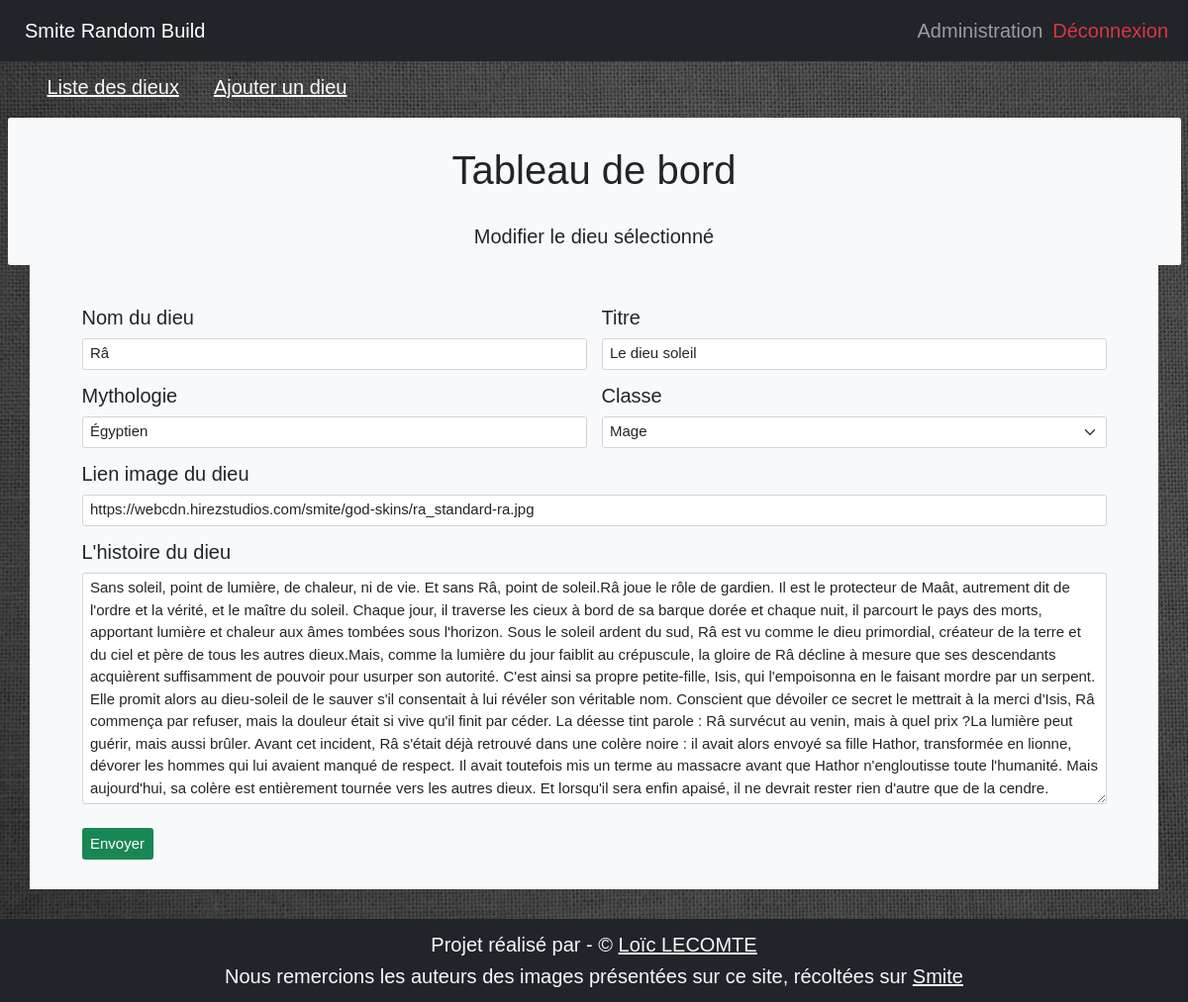
/edit.php?id=2 (signed in), run on the app's committed database.
### tables this page shows
CREATE TABLE IF NOT EXISTS `gods` (
  `id_god` int(11) NOT NULL AUTO_INCREMENT,
  `name` varchar(32) NOT NULL,
  `title` varchar(32) NOT NULL,
  `description` text NOT NULL,
  `mythologie` varchar(32) NOT NULL,
  `picture_god` varchar(256) NOT NULL,
  `id_class` int(11) NOT NULL,
  PRIMARY KEY (`id_god`),
  KEY `id_class` (`id_class`)
);

### edit.php (called while the page is built, shortened)
<?php
$theme_default = THEME_PATH . THEME_DEFAULT . '/';
$aClasses = Classe::getAll();
if (!empty($_GET['id'])) {
    $oGod = God::get(intval($_GET['id']));
    $aFormDatas = array(
        'id_god' => $oGod->getId(),
        'name' => $oGod->getName(),
        'title' => $oGod->getTitle(),
        'mythologie' => $oGod->getMythologie(),
        'id_class' => $oGod->getClass(),
        'picture_god' => $oGod->getImg(),
        'description' => $oGod->getDescription()
    );
}
include_once $theme_default . 'layout.phtml';

### Entity/God.php (called while the page is built, shortened)
<?php
class God
{
    protected $id;
    protected $name;
    protected $title;
    protected $description;
    protected $mythologie;
    protected $img;
    protected $class;
    public function hydrate(array $aData = array()): self
    {
        return $this;
    }
    public static function get(int $iId): object
    {
        $pdo = DbManager::connect();
        $query = $pdo->prepare('
            SELECT
                *
            FROM `' . self::TABLE .'`
            INNER JOIN class ON `' . self::TABLE . '`.id_class = class.id_class
            WHERE id_god = :id_god
        ');
        $query->bindValue(':id_god', $iId, \PDO::PARAM_INT);
        $query->execute();
        $aGod = $query->fetch();
        return (new God())->hydrate($aGod);
    }
    public function getName()
    {
        return $this->name;
    }
    public function setName($name)
    {
        $this->name = trim($name);
        return $this;
    }
    public function getTitle()
    {
        return $this->title;
    }
    public function setTitle($title)
    {
        $this->title = trim($title);
        return $this;
    }
    public function getDescription()
    {
        return $this->description;
    }
    public function setDescription($description)
    {
        $this->description = trim($description);
        return $this;
    }
    public function getMythologie()
    {
        return $this->mythologie;
    }
    public function setMythologie($mythologie)
    {
        $this->mythologie = trim($mythologie);
        return $this;
    }
    public function getImg()
    {
        return $this->img;
    }
    public function setImg($img)
    {
        $this->img = trim($img);
        return $this;
    }
    public function getClass()
    {
        return $this->class;
    }
    public function setClass($class)
    {
        $this->class = intval($class);
        return $this;
    }
    public function getId()
    {
        return $this->id;
    }
    public function setId($id)
    {
        $this->id = intval($id);
        return $this;
    }
    public function setClass_label($class_label)
    {
        return $this;
    }
}

### Entity/Classe.php (called while the page is built, shortened)
<?php
class Classe
{
    protected $id;
    protected $label;
    public function hydrate(array $aData = array()): self
    {
        return $this;
    }
    public static function getAll()
    {
        $pdo = DbManager::connect();
        $query = $pdo->prepare('
                SELECT *
                FROM `' . self::TABLE . '`
            ');
        $query->execute();
        $aList = array();
        while ($aGod = $query->fetch()) {
            $aList[] = (new Classe())->hydrate($aGod);
        }
        return $aList;
    }
    public function getId()
    {
        return $this->id;
    }
    public function setId($id)
    {
        $this->id = $id;
        return $this;
    }
    public function getLabel()
    {
        return $this->label;
    }
    public function setLabel($label)
    {
        $this->label = $label;
        return $this;
    }
    public function setType($type)
    {
        return $this;
    }
}

### themes/dark/edit.phtml (the view, shortened to what this page needs)
<header class="bg-light p-1 rounded text-center">
    <h1>Tableau de bord</h1>
    <p>Modifier le dieu sélectionné</p>
</header>
<div class="container bg-light">
    <div class="m-5">
        <form action="edit.php" method="post">
            <fieldset>
                <div class="row">
                    <div class="mb-3 col">
                        <label for="name" class="form-label">Nom du dieu</label>
                        <input type="name" name="name" id="name" class="form-control fs-4" value="<?= htmlspecialchars($aFormDatas['name']) ?>">
                    </div>
                    <div class="mb-3 col">
                        <label for="title" class="form-label">Titre</label>
                        <input type="title" name="title" id="title" class="form-control fs-4" value="<?= htmlspecialchars($aFormDatas['title']) ?>">
                    </div>
                </div>
                <div class="row">
                    <div class="mb-3 col">
                        <label for="mythologie" class="form-label">Mythologie</label>
                        <input type="mythologie" name="mythologie" id="mythologie" class="form-control fs-4" value="<?= htmlspecialchars($aFormDatas['mythologie']) ?>">
                    </div>
                    <div class="mb-3 col">
                        <label for="id_class" class="form-label">Classe</label>
                        <select class="form-select fs-4" aria-describedby="help-user" name="id_class">
                            <?php foreach ($aClasses as $oClasse) : ?>
                                <option <?php if ($oClasse->getId() == $aFormDatas['id_class']) : ?> selected <?php endif; ?> class="fs-4" value="<?= intval($oClasse->getId()) ?>">
                                    <?= htmlspecialchars($oClasse->getLabel()) ?>
                                </option>
                            <?php endforeach; ?>
                        </select>
                    </div>
                </div>
                <div class="mb-3">
                    <label for="picture_god" class="form-label">Lien image du dieu</label>
                    <input type="picture_god" name="picture_god" id="picture_god" class="form-control fs-4" value="<?= htmlspecialchars($aFormDatas['picture_god']) ?>">
                </div>
                <div class="mb-3">
                    <label for="description" class="form-label">L'histoire du dieu</label>
                    <textarea name="description" id="description" class="form-control fs-4" cols="10" rows="10"><?= htmlspecialchars($aFormDatas['description']) ?></textarea>
                </div>
            </fieldset>
            <input class="btn btn-success fs-4 ms-4" type="submit" value="Envoyer">
        </form>
    </div>
</div>

### data on the page
gods: name "Râ", title "Le dieu soleil", mythologie "Égyptien", picture_god "https://webcdn.hirezstudios.com/smite/god-skins/ra_standard-ra.jpg", description "Sans soleil, point de lumière, de chaleur, ni de vie. Et sans Râ, point de soleil.Râ joue le rôle de gardien. Il est le protecteur de Maât, autrement dit de l'ordre et la vérité, et le maître du soleil. Chaque jour, il traverse les cieux à bord de sa barque dorée et chaque nuit, il parcourt le pays des morts, apportant lumière et chaleur aux âmes tombées sous l'horizon. Sous le soleil ardent du sud, Râ est vu comme le dieu primordial, créateur de la terre et du ciel et père de tous les autres dieux.Mais, comme la lumière du jour faiblit au crépuscule, la gloire de Râ décline à mesure que ses descendants acquièrent suffisamment de pouvoir pour usurper son autorité. C'est ainsi sa propre…"

### other printed values
form field id_class "Mage"
